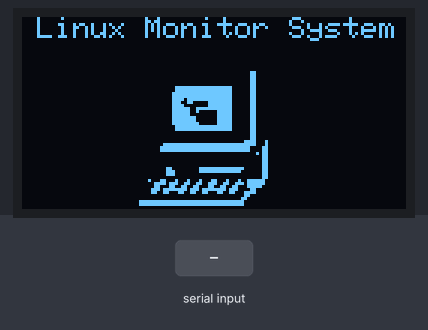
Recording of a sketch running on a simulated Arduino Uno, built with avr-gcc and run on an emulated ATmega328P. On the bench: 128×64 one-colour display. The inputs (shaded band) are chosen by the test bench. What the sketch prints to the serial monitor is not drawn.

Above: at 3.5 s.
3.6 s: "1" received over Serial
At 5.1 s:
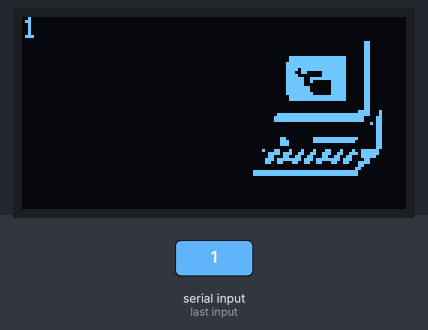
6.1 s: "0" received over Serial
At 8.2 s:
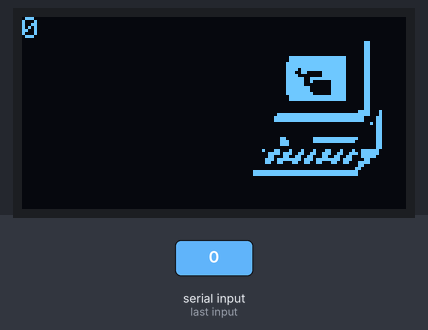
8.6 s: "2" received over Serial
Timing chart, 0 to 11.6 s (numbered marks = the images above; inputs shaded):
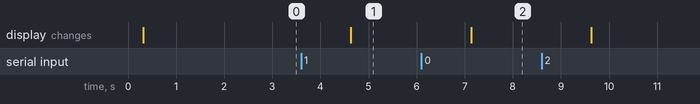

The sketch:

arduino.ino
```cpp
#include <Wire.h>
#include <Adafruit_GFX.h>
#include <Adafruit_SH110X.h>

const unsigned char computer [] PROGMEM = {
  // 'computer, 60x60px
  0x00, 0x00, 0x00, 0x00, 0x00, 0x00, 0x00, 0x00, 0x00, 0x00, 0x00, 0x00, 0x00, 0x00, 0x00, 0x00,
  0x00, 0x00, 0x00, 0x00, 0x00, 0x00, 0x00, 0x00, 0x00, 0x00, 0x00, 0x00, 0x00, 0x00, 0x00, 0x00,
  0x00, 0x00, 0x00, 0x00, 0x00, 0x00, 0x00, 0x00, 0x00, 0x00, 0x00, 0x00, 0x00, 0x00, 0x00, 0x00,
  0x00, 0x00, 0x00, 0x00, 0x00, 0x00, 0x00, 0x00, 0x00, 0x00, 0x00, 0x00, 0x00, 0x00, 0x00, 0x00,
  0x00, 0x00, 0x00, 0x00, 0x00, 0x03, 0x00, 0x00, 0x00, 0x00, 0x00, 0x00, 0x00, 0x03, 0x00, 0x00,
  0x00, 0x00, 0x00, 0x00, 0x00, 0x03, 0x00, 0x00, 0x00, 0x00, 0x00, 0x00, 0x00, 0x03, 0x00, 0x00,
  0x00, 0x00, 0x00, 0x00, 0x00, 0x03, 0x00, 0x00, 0x00, 0x00, 0x07, 0xff, 0xff, 0x03, 0x00, 0x00,
  0x00, 0x00, 0x07, 0xff, 0xff, 0x03, 0x00, 0x00, 0x00, 0x00, 0x0f, 0xff, 0xff, 0x03, 0x00, 0x00,
  0x00, 0x00, 0x0f, 0xff, 0xff, 0x03, 0x00, 0x00, 0x00, 0x00, 0x0f, 0x7f, 0xff, 0x03, 0x00, 0x00,
  0x00, 0x00, 0x0e, 0x60, 0xff, 0x03, 0x00, 0x00, 0x00, 0x00, 0x0f, 0x00, 0xff, 0x03, 0x00, 0x00,
  0x00, 0x00, 0x0f, 0xcf, 0xff, 0x03, 0x00, 0x00, 0x00, 0x00, 0x0f, 0xc8, 0x1f, 0x03, 0x00, 0x00,
  0x00, 0x00, 0x0f, 0xc0, 0x1f, 0x03, 0x00, 0x00, 0x00, 0x00, 0x0f, 0xf0, 0x1f, 0x03, 0x00, 0x00,
  0x00, 0x00, 0x0f, 0xf0, 0x1f, 0x03, 0x00, 0x00, 0x00, 0x00, 0x0f, 0xf8, 0x1f, 0x03, 0x00, 0x00,
  0x00, 0x00, 0x07, 0xff, 0xff, 0x03, 0x00, 0x00, 0x00, 0x00, 0x07, 0xff, 0xff, 0x03, 0x00, 0x00,
  0x00, 0x00, 0x00, 0x00, 0x00, 0x03, 0x00, 0x00, 0x00, 0x00, 0x00, 0x00, 0x00, 0x03, 0x00, 0x00,
  0x00, 0x00, 0x00, 0x00, 0x00, 0x03, 0x00, 0x00, 0x00, 0x00, 0x00, 0x00, 0x00, 0x0f, 0x10, 0x00,
  0x00, 0x00, 0x7f, 0xff, 0xff, 0xff, 0x10, 0x00, 0x00, 0x00, 0xff, 0xff, 0xff, 0xfc, 0x30, 0x00,
  0x00, 0x00, 0xff, 0xff, 0xff, 0xfc, 0x30, 0x00, 0x00, 0x00, 0x00, 0x00, 0x00, 0x00, 0xb0, 0x00,
  0x00, 0x00, 0x00, 0x00, 0x00, 0x00, 0x30, 0x00, 0x00, 0x00, 0x00, 0x00, 0x00, 0x00, 0x30, 0x00,
  0x00, 0x00, 0x00, 0x00, 0x00, 0x00, 0x30, 0x00, 0x00, 0x00, 0x00, 0x00, 0x00, 0x00, 0x30, 0x00,
  0x00, 0x00, 0x30, 0x07, 0xff, 0xf0, 0x30, 0x00, 0x00, 0x00, 0x38, 0x07, 0xff, 0xe0, 0x30, 0x00,
  0x00, 0x00, 0x38, 0x00, 0x00, 0x00, 0x30, 0x00, 0x00, 0x00, 0x00, 0x00, 0x00, 0x00, 0x30, 0x00,
  0x00, 0x08, 0xc4, 0x44, 0x62, 0x27, 0xe0, 0x00, 0x00, 0x03, 0xdc, 0xcc, 0xe6, 0x77, 0xe0, 0x00,
  0x00, 0x03, 0x19, 0x98, 0xcc, 0xc7, 0xc0, 0x00, 0x00, 0x07, 0x7f, 0xbb, 0xfd, 0xc3, 0x00, 0x00,
  0x00, 0x06, 0x63, 0x33, 0x19, 0x8f, 0x00, 0x00, 0x00, 0x00, 0x00, 0x00, 0x00, 0x0c, 0x00, 0x00,
  0x00, 0x00, 0x00, 0x00, 0x00, 0x18, 0x00, 0x00, 0x00, 0x7f, 0xff, 0xff, 0xff, 0xf0, 0x00, 0x00,
  0x00, 0x7f, 0xff, 0xff, 0xff, 0xf0, 0x00, 0x00, 0x00, 0x00, 0x00, 0x00, 0x00, 0x00, 0x00, 0x00,
  0x00, 0x00, 0x00, 0x00, 0x00, 0x00, 0x00, 0x00, 0x00, 0x00, 0x00, 0x00, 0x00, 0x00, 0x00, 0x00,
  0x00, 0x00, 0x00, 0x00, 0x00, 0x00, 0x00, 0x00, 0x00, 0x00, 0x00, 0x00, 0x00, 0x00, 0x00, 0x00,
  0x00, 0x00, 0x00, 0x00, 0x00, 0x00, 0x00, 0x00, 0x00, 0x00, 0x00, 0x00, 0x00, 0x00, 0x00, 0x00
};

/* Uncomment the initialize the I2C address , uncomment only one, If you get a totally blank screen try the other*/
#define i2c_Address 0x3c //initialize with the I2C addr 0x3C Typically eBay OLED's
//#define i2c_Address 0x3d //initialize with the I2C addr 0x3D Typically Adafruit OLED's

#define SCREEN_WIDTH 128 // OLED display width, in pixels
#define SCREEN_HEIGHT 64 // OLED display height, in pixels
#define OLED_RESET -1   //   QT-PY / XIAO
Adafruit_SH1106G display = Adafruit_SH1106G(SCREEN_WIDTH, SCREEN_HEIGHT, &Wire, OLED_RESET);
String inData;

void setup() {
  Serial.begin(9600);
  Serial.print("hello world");
  delay(250); // wait for the OLED to power up
  display.begin(i2c_Address, true); // Address 0x3C default
  display.setContrast (0); // dim display

  // Clear the buffer.
  display.clearDisplay();
  display.setCursor(5, 0);
  display.setTextSize(1);
  display.setTextColor(SH110X_WHITE);
  display.println("Linux Monitor System");
  display.drawBitmap(30, 10, computer, 60, 60, 1);
  display.display();
  delay(2000);
}

void loop() {

  while (Serial.available() > 0)
  {

    inData = Serial.readString();
    //inData += recieved;

    display.clearDisplay();
    display.setCursor(0, 0);
    display.setTextSize(1);
    display.setTextColor(SH110X_WHITE);
    display.println(inData);
    display.drawBitmap(68, 0, computer, 60, 60, 1);
    display.display();
    inData = "";
    Serial.println("received");
  }
}
```

Measured:
- after the input at 3.6 s, the display: changes after 1.0 s (image 1)
- after the input at 6.1 s, the display: changes after 1.0 s (image 2)
